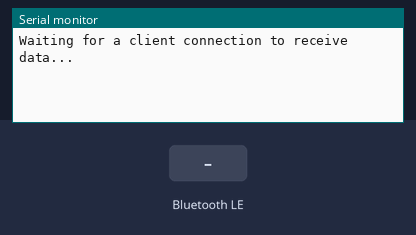
A sketch run on a simulated ESP32. Shown: the last lines printed to the serial monitor. Inputs (shaded band) come from the test bench. Random numbers use the default seed unless the sketch sets one; nothing arrives over Bluetooth unless stated; a phone connects over Bluetooth LE 3 s after start.

Above: at 1.2 s.
1.3 s: Bluetooth LE write "1" received
At 1.7 s:
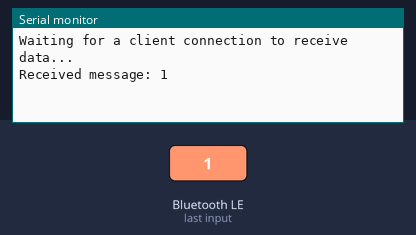
4.3 s: Bluetooth LE write "0" received
At 4.63 s:
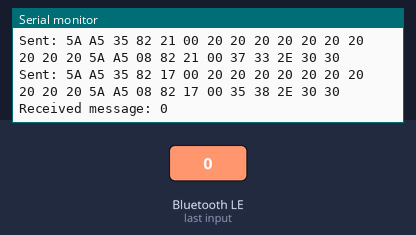
5.8 s: Bluetooth LE write "2" received
At 6.3 s:
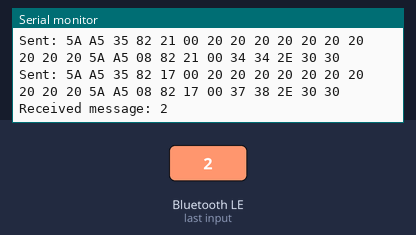
Timing chart, 0 to 8.8 s (numbered marks = the images above; inputs shaded):
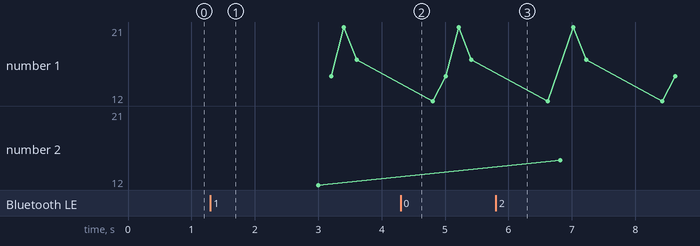

The sketch:

controller_template.ino
```cpp
#include <BLEDevice.h>
#include <BLEServer.h>
#include <BLEUtils.h>
#include <BLE2902.h>

#define SERVICE_UUID "4fafc201-1fb5-459e-8fcc-c5c9c331914b"
#define CHARACTERISTIC_UUID "beb5483e-36e1-4688-b7f5-ea07361b26a8"

BLEServer* pServer = NULL;
BLECharacteristic* pCharacteristic = NULL;
bool deviceConnected = false;
bool oldDeviceConnected = false;

// BLE Server Callbacks
class ServerCallbacks : public BLEServerCallbacks {
  void onConnect(BLEServer* pServer) {
    deviceConnected = true;
    Serial.println("Device connected");
  };

  void onDisconnect(BLEServer* pServer) {
    deviceConnected = false;
    Serial.println("Device disconnected");
  }
};

// BLE Characteristic Callbacks
class CharacteristicCallbacks : public BLECharacteristicCallbacks {
  void onWrite(BLECharacteristic* pCharacteristic) {
    String value = pCharacteristic->getValue();
    if (value.length() > 0) {
      Serial.println("Received message: " + String(value.c_str()));
    }
  }
};

void setup() {
  Serial.begin(115200);

  BLEDevice::init("ESP32 BLE Server");

  pServer = BLEDevice::createServer();
  pServer->setCallbacks(new ServerCallbacks());

  BLEService* pService = pServer->createService(SERVICE_UUID);

  pCharacteristic = pService->createCharacteristic(
    CHARACTERISTIC_UUID,
    BLECharacteristic::PROPERTY_READ | BLECharacteristic::PROPERTY_WRITE | BLECharacteristic::PROPERTY_NOTIFY);
  pCharacteristic->addDescriptor(new BLE2902());
  pCharacteristic->setCallbacks(new CharacteristicCallbacks());

  pService->start();

  BLEAdvertising* pAdvertising = BLEDevice::getAdvertising();
  pAdvertising->addServiceUUID(SERVICE_UUID);
  pAdvertising->setScanResponse(false);
  pAdvertising->setMinPreferred(0x06);
  pAdvertising->setMinPreferred(0x12);

  BLEDevice::startAdvertising();
  Serial.println("Waiting for a client connection to receive data...");
}

String createDWINCommand(String vpAddress, float value) {
    char valueBuffer[10];
    snprintf(valueBuffer, sizeof(valueBuffer), "%.2f", value); // Convert float to string with 2 decimal places

    String asciiHexString = "";
    for (int i = 0; valueBuffer[i] != '\0'; i++) {
        char hexBuffer[3];
        snprintf(hexBuffer, sizeof(hexBuffer), "%02X", valueBuffer[i]); // Convert char to HEX
        asciiHexString += String(hexBuffer) + " ";
    }

    asciiHexString.trim(); // Fix: This modifies the existing string instead of returning void

    // First command (clear previous data)
    String clearData = "5A A5 35 82 " + vpAddress + " 20 20 20 20 20 20 20 20 20 20";

    // Second command (write new value)
    String newData = "5A A5 08 82 " + vpAddress + " " + asciiHexString;

    return clearData + " " + newData;
}


void loop() {
  if (deviceConnected) {
    int w = random(0, 100);
    int x = random(0, 100);
    int y = random(0, 100);
    int z = random(0, 100);

    String wMessage = createDWINCommand("12 00", w);
    String xMessage = createDWINCommand("15 00", x);
    String yMessage = createDWINCommand("21 00", y);
    String zMessage = createDWINCommand("17 00", z);

    // Send each value separately
    pCharacteristic->setValue(wMessage.c_str());
    pCharacteristic->notify();
    Serial.println("Sent: " + wMessage);
    delay(200);

    pCharacteristic->setValue(xMessage.c_str());
    pCharacteristic->notify();
    Serial.println("Sent: " + xMessage);
    delay(200);

    pCharacteristic->setValue(yMessage.c_str());
    pCharacteristic->notify();
    Serial.println("Sent: " + yMessage);
    delay(200);

    pCharacteristic->setValue(zMessage.c_str());
    pCharacteristic->notify();
    Serial.println("Sent: " + zMessage);
    delay(200);

    // Wait for next update
    delay(1000);
  }

  // Handle disconnection and reconnection
  if (!deviceConnected && oldDeviceConnected) {
    delay(500);
    pServer->startAdvertising();
    Serial.println("Start advertising");
    oldDeviceConnected = deviceConnected;
  }

  if (deviceConnected && !oldDeviceConnected) {
    oldDeviceConnected = deviceConnected;
  }
}
```

Measured:
- after the input at 1.3 s, the serial monitor: prints a new line after 0.05 s (image 1)
- after the input at 4.3 s, the serial monitor: prints a new line after 0.05 s (image 2)
- after the input at 5.8 s, the serial monitor: prints a new line after 0.05 s (image 3)
